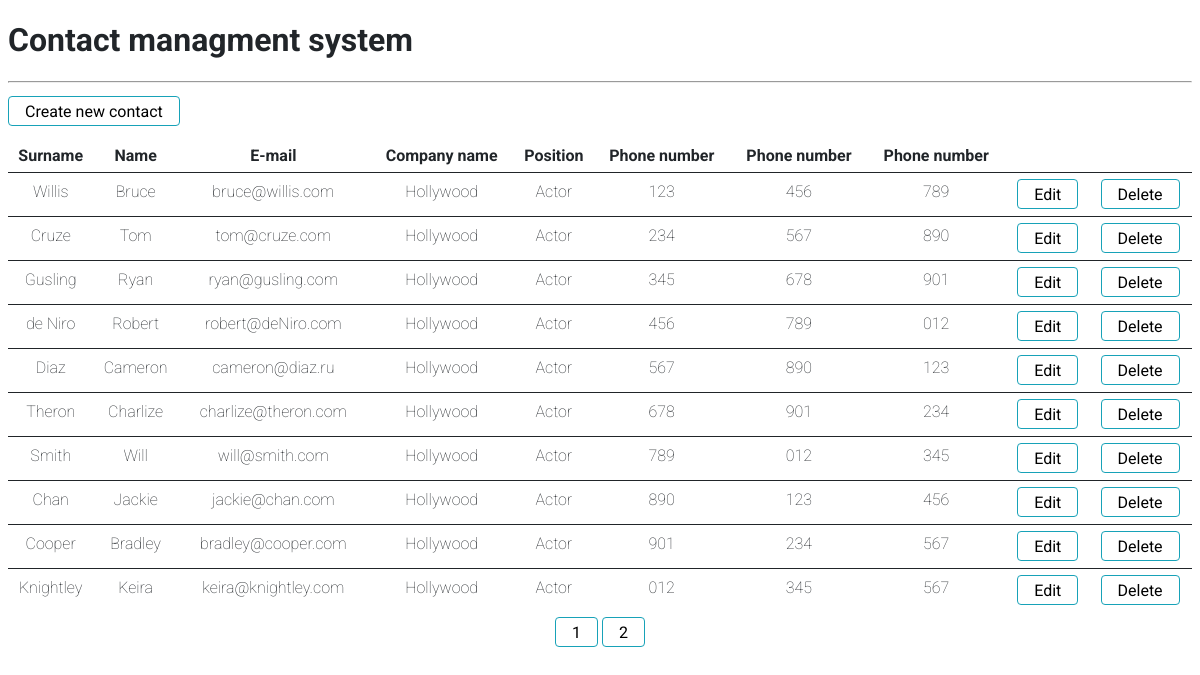
The page / on the database its author committed.
### tables this page shows
CREATE TABLE `contacts` (
  `id` int NOT NULL,
  `lastName` varchar(50) NOT NULL,
  `firstName` varchar(50) NOT NULL,
  `email` varchar(50) NOT NULL,
  `companyName` varchar(50) NOT NULL,
  `position` varchar(50) NOT NULL,
  `phone1` varchar(50) NOT NULL,
  `phone2` varchar(50) NOT NULL,
  `phone3` varchar(50) NOT NULL
);

### views/table.php (the view)
<?php
if (isset($dbData[$i])){?>
    <tr>
       <form method="get" action="models/checkData.php">
            <td><?=$dbData[$i]['lastName']?></td>
            <td><?=$dbData[$i]['firstName']?></td>
            <td><?=$dbData[$i]['email']?></td>
            <td><?=$dbData[$i]['companyName']?></td>
            <td><?=$dbData[$i]['position']?></td>
            <td><?=$dbData[$i]['phone1']?></td>
            <td><?=$dbData[$i]['phone2']?></td>
            <td><?=$dbData[$i]['phone3']?></td>
            <td><input type="hidden" name="id" value="<?=$dbData[$i]['id']?>"></td>
            <td><input type="submit" name="button" value="Edit" class="button"></td>
            <td><input type="submit" name="button" value="Delete" class="button"></td>
       </form>
    </tr>
<?php }

### views/header.php (shortened to what this page needs)
<!doctype html>
<html lang="en">
<head>
    <link rel="stylesheet" href="../styles/styles.css">
</head>
<body>
<h1><?=$header?></h1>
<hr>

### index.php
<?php
$header = 'Contact managment system';
require 'views/header.php';
$dbConnect = new mysqli('localhost', 'root', '', 'db');
$select = $dbConnect->query("SELECT * FROM contacts");
$dbData = $select->fetch_all(MYSQLI_ASSOC);
$pageRowQuantity = 10;
$pageQuantity = floor(count($dbData)/$pageRowQuantity);
?>
<form action="models/checkData.php">
    <input type="submit" name="button" value="Create new contact" class="button">
</form>
<br>
<table>
    <tr>
        <th>Surname</th>
        <th>Name</th>
        <th>E-mail</th>
        <th>Company name</th>
        <th>Position</th>
        <th>Phone number</th>
        <th>Phone number</th>
        <th>Phone number</th>
        <th></th>
        <th></th>
    </tr>
    <?php
    if (!isset($_GET['page'])){
        for ($i = 0; $i < $pageRowQuantity; $i++){
            require 'views/table.php';
        }
    } else {
        for ($i = $_GET['page']*$pageRowQuantity; $i < ($_GET['page']+1)*$pageRowQuantity; $i++){
            require 'views/table.php';
        }
    } ?>
</table>
<div class="blockCenter">
<?php for ($i=0; $i<=$pageQuantity; $i++){ ?>
    <a href="?page=<?=$i;?>"> <input type="button" class="button" value="<?=($i+1);?>"> </a>
<?php } ?>
</div>
</body>
</html>

### styles/styles.css (style rules this page uses)
body { background-color: #fff; color: #212529; font-size: 16px; font-weight: 100; font-family: 'Roboto', sans-serif; }
input { margin-top: 5px; font-family: 'Roboto', sans-serif; font-size: 16px; }
.blockCenter { text-align: center; }
.button { background: #fff; align-content: center; border-radius: 0.25rem; border: 1.5px solid #17a2b8; cursor: pointer; padding: 0.3em 1em; font-family: 'Roboto', sans-serif; font-size: 16px; }
table { width: 100%; height: 80%; text-align: center; border-spacing: 0; }
table td { padding-bottom: 0.4em; border-top: 1.5px solid #212529; }
table th { padding-bottom: 0.4em; }
a { text-decoration: none; }

### rows shown on the page
contacts: lastName "Willis", firstName "Bruce", email "bruce@willis.com", companyName "Hollywood", position "Actor", phone1 "123", phone2 "456", phone3 "789"
contacts: lastName "Cruze", firstName "Tom", email "tom@cruze.com", companyName "Hollywood", position "Actor", phone1 "234", phone2 "567", phone3 "890"
contacts: lastName "Gusling", firstName "Ryan", email "ryan@gusling.com", companyName "Hollywood", position "Actor", phone1 "345", phone2 "678", phone3 "901"
contacts: lastName "de Niro", firstName "Robert", email "robert@deNiro.com", companyName "Hollywood", position "Actor", phone1 "456", phone2 "789", phone3 "012"
contacts: lastName "Diaz", firstName "Cameron", email "cameron@diaz.ru", companyName "Hollywood", position "Actor", phone1 "567", phone2 "890", phone3 "123"
contacts: lastName "Theron", firstName "Charlize", email "charlize@theron.com", companyName "Hollywood", position "Actor", phone1 "678", phone2 "901", phone3 "234"
contacts: lastName "Smith", firstName "Will", email "will@smith.com", companyName "Hollywood", position "Actor", phone1 "789", phone2 "012", phone3 "345"
contacts: lastName "Chan", firstName "Jackie", email "jackie@chan.com", companyName "Hollywood", position "Actor", phone1 "890", phone2 "123", phone3 "456"
contacts: lastName "Cooper", firstName "Bradley", email "bradley@cooper.com", companyName "Hollywood", position "Actor", phone1 "901", phone2 "234", phone3 "567"
contacts: lastName "Knightley", firstName "Keira", email "keira@knightley.com", companyName "Hollywood", position "Actor", phone1 "012", phone2 "345", phone3 "567"

### other values the page prints
$header "Contact managment system"
